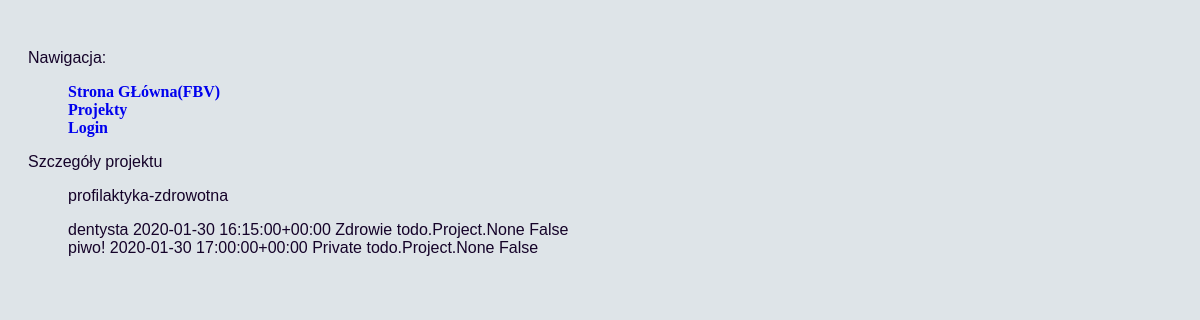
The app's page /project/3/ with its own data.
### todo/models.py (models this page shows, shortened)
class Project(models.Model):
    title = models.CharField(max_length=120, verbose_name="title")
    class Meta:
        verbose_name = "Project"
        verbose_name_plural = "Projects"

class Task(models.Model):
    desc = models.CharField(max_length=400, verbose_name="description")
    due_date = models.DateTimeField(
        verbose_name="due date", default=timezone.now,)
    category = models.ForeignKey(Category, on_delete=models.PROTECT)
    projects = models.ManyToManyField(Project)
    done_task = models.BooleanField(verbose_name="done task", default=False)
    def __str__(self):
        return f"{self.desc} {self.due_date} {self.category} {self.projects} {self.done_task}"

class Category(models.Model):
    name = models.CharField(max_length=120, unique=True, verbose_name="name")
    class Meta:
        verbose_name = "Category"
        verbose_name_plural = "Categories"
    def __str__(self):
        return self.name

### todo/views.py (the view)
class ProjectDetails(DetailView):
        model = Project
        template_name = 'todo/project_details.html'

### todo/templates/todo/project_details.html
{% extends "base.html" %}
{% block content %}
<p>Szczegóły projektu</p>
<ul>{{ project.title }}</ul>
<ul>
    {% for task in object.task_set.all %}
    <li>{{ task }}</li>
    {% endfor %}
</ul>
{% endblock %}

### todo/static/todo/style.css (style rules this page uses)
body { font-family: Arial, Helvetica, sans-serif; background-color: #dbe2e6e7; color: #150329; position: fixed; padding: 20px 20px 20px 20px; }
ul { list-style: none; }
li { list-style: none; }

### records on screen
Project: title "profilaktyka-zdrowotna"
Task: desc+due_date+category "dentysta 2020-01-30 16:15:00+00:00 Zdrowie todo.Project.None False"
Task: desc+due_date+category "piwo! 2020-01-30 17:00:00+00:00 Private todo.Project.None False"
